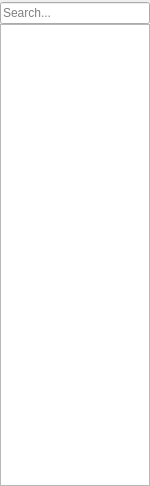
<?xml version="1.0" encoding="UTF-8"?>
<ui version="4.0">
 <class>BookmarksSideBar</class>
 <widget class="QWidget" name="BookmarksSideBar">
  <property name="geometry">
   <rect>
    <x>0</x>
    <y>0</y>
    <width>150</width>
    <height>486</height>
   </rect>
  </property>
  <layout class="QVBoxLayout" name="verticalLayout">
   <property name="spacing">
    <number>1</number>
   </property>
   <property name="leftMargin">
    <number>0</number>
   </property>
   <property name="topMargin">
    <number>2</number>
   </property>
   <property name="rightMargin">
    <number>0</number>
   </property>
   <property name="bottomMargin">
    <number>0</number>
   </property>
   <item>
    <widget class="QWidget" name="widget" native="true">
     <layout class="QGridLayout" name="gridLayout">
      <property name="margin">
       <number>0</number>
      </property>
      <property name="spacing">
       <number>0</number>
      </property>
      <item row="0" column="0">
       <widget class="QLineEdit" name="search">
        <property name="placeholderText">
         <string>Search...</string>
        </property>
       </widget>
      </item>
      <item row="1" column="0">
       <widget class="BookmarksTreeView" name="tree"/>
      </item>
     </layout>
    </widget>
   </item>
  </layout>
 </widget>
 <customwidgets>
  <customwidget>
   <class>BookmarksTreeView</class>
   <extends>QTreeView</extends>
   <header>mc.bookmarks.BookmarksTreeView</header>
  </customwidget>
 </customwidgets>
 <resources/>
 <connections/>
</ui>
